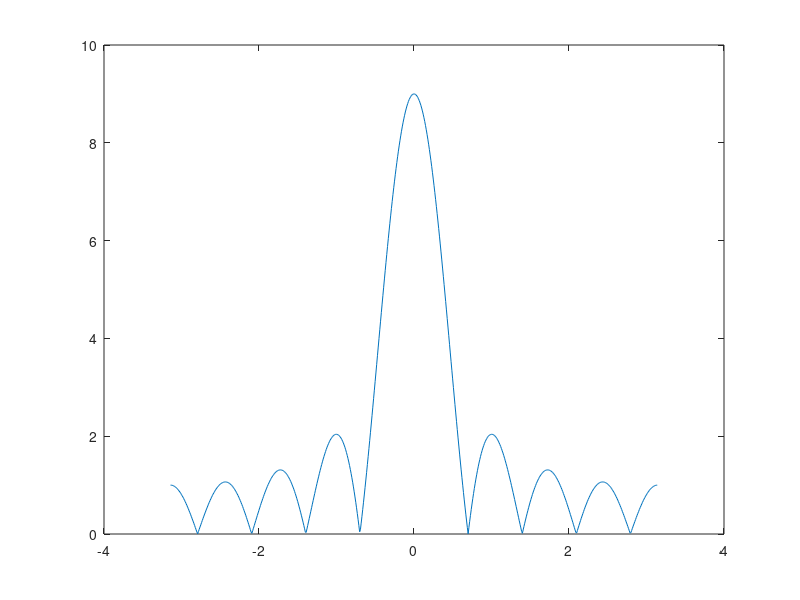
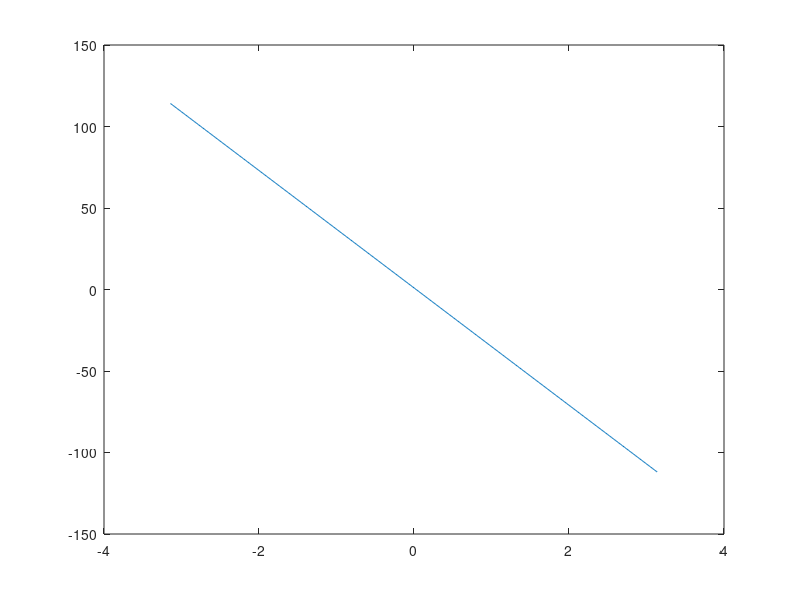

Recreate these plots in MATLAB, in order.
w = -pi:0.01:pi; % Frecuencia.

A = 1+cos(w)+cos(2*w)+cos(3*w)+cos(4*w)+cos(5*w)+cos(6*w)+cos(7*w)+cos(8*w);
B = sin(w)+sin(2*w)+sin(3*w)+sin(4*w)+sin(5*w)+sin(6*w)+sin(7*w)+sin(8*w);
H = sqrt((A).^2 + (B).^2);

P = 1 - 36 .*w;

figure;
plot(w, H);

figure;
plot(w, P);